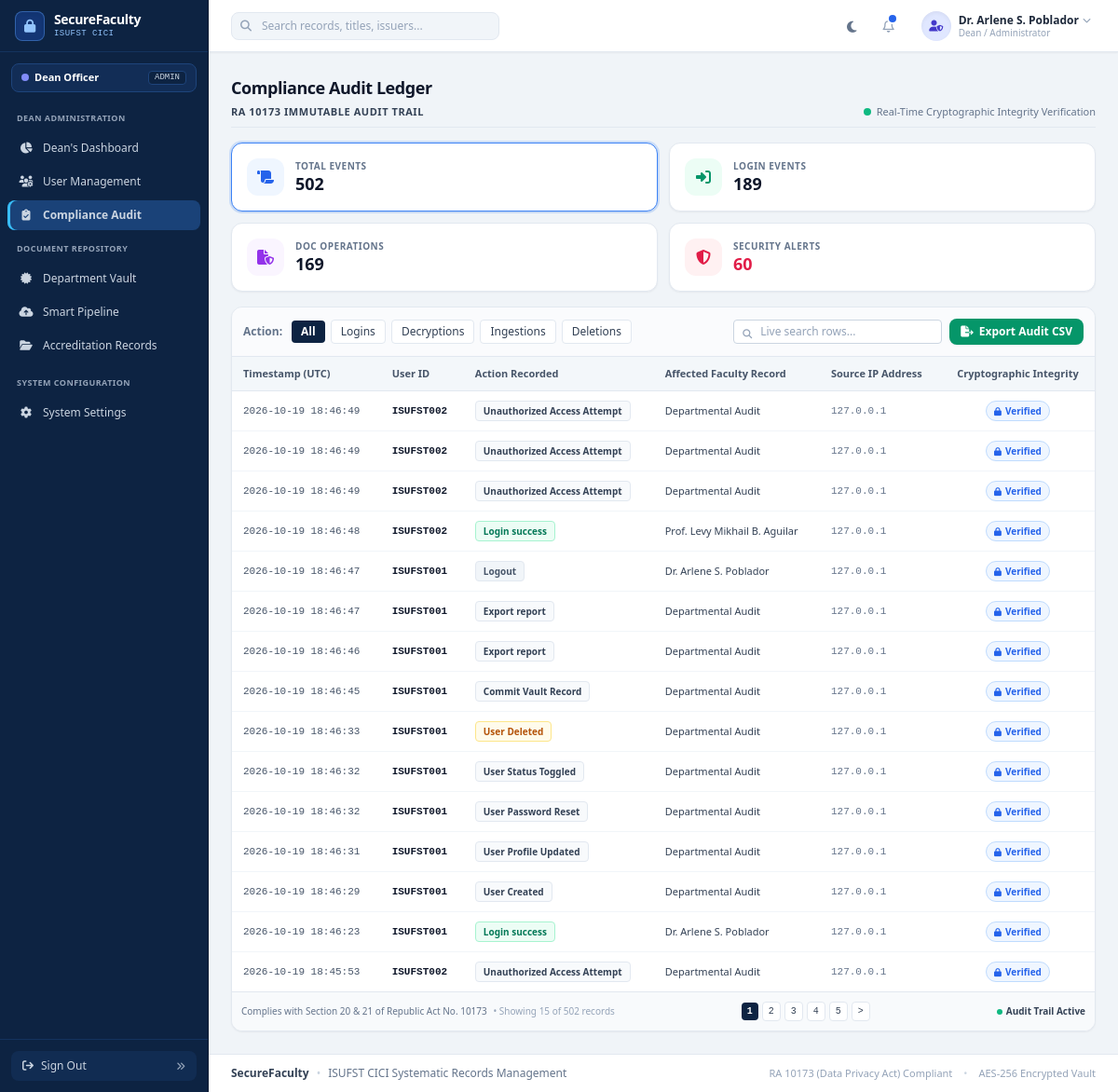
/audit_logs.php (signed in), run on the app's committed database.
### tables this page shows
CREATE TABLE audit_logs (
                id INTEGER PRIMARY KEY AUTOINCREMENT,
                user_id INTEGER,
                username TEXT,
                role TEXT,
                action TEXT NOT NULL,
                target_id INTEGER,
                details TEXT,
                ip_address TEXT,
                user_agent TEXT,
                created_at DATETIME DEFAULT CURRENT_TIMESTAMP
            );

### app/views/audit/index.php (the view, shortened to what the rows shown need)
<?php
$displayLogs = $displayLogs ?? [];
$facultyLookup = $facultyLookup ?? [];
require_once __DIR__ . '/../layouts/layout_start.php';
?>
<div>
    <h1 class="text-lg font-extrabold text-slate-900 dark:text-white tracking-tight">Compliance Audit Ledger</h1>
</div>
<div class="bg-white dark:bg-[#111c36] rounded-xl border border-slate-200 dark:border-slate-800 shadow-sm overflow-hidden flex flex-col">
    <div class="overflow-x-auto flex-1">
        <table class="w-full text-left text-xs border-collapse" id="auditTable">
            <thead>
                <tr class="bg-slate-100/80 dark:bg-slate-900 text-slate-600 dark:text-slate-400 font-bold text-[11px] border-b border-slate-200 dark:border-slate-800">
                    <th class="py-2.5 px-3 whitespace-nowrap">Timestamp (UTC)</th>
                    <th class="py-2.5 px-3">User ID</th>
                    <th class="py-2.5 px-3">Action Recorded</th>
                    <th class="py-2.5 px-3">Affected Faculty Record</th>
                    <th class="py-2.5 px-3">Source IP Address</th>
                    <th class="py-2.5 px-3 text-center">Cryptographic Integrity</th>
                </tr>
            </thead>
            <tbody class="divide-y divide-slate-100 dark:divide-slate-800 text-[11px]" id="auditTableBody">
                <?php if (empty($displayLogs)): ?>
                    <tr id="emptyAuditRow">
                        <td colspan="6" class="py-10 text-center text-slate-400 dark:text-slate-500">
                            <i class="fa-regular fa-folder-open text-2xl block mb-2 text-slate-300 dark:text-slate-600"></i>
                            No audit transactions found for this filter.
                        </td>
                    </tr>
                <?php else: ?>
                    <?php foreach ($displayLogs as $log): ?>
                        <?php
                            $userId = ($log['role'] === 'dean')
                                ? 'ISUFST001'
                                : 'ISUFST' . str_pad($log['user_id'] ?? '02', 3, '0', STR_PAD_LEFT);
                            $actionRaw = $log['action'];
                            $actionMap = [
                                'LOGIN_SUCCESS' => 'Login success',
                                'LOGIN_FAILED' => 'Login failed',
                                'LOGOUT' => 'Logout',
                                'VIEW_DOCUMENT' => 'View document',
                                'DOWNLOAD_DOCUMENT' => 'Download document',
                                'ARCHIVE_DOCUMENT' => 'Archive document',
                                'DELETE_DOCUMENT' => 'Delete document',
                                'OCR_EXTRACT' => 'Ocr extract',
                                'EXPORT_REPORT' => 'Export report',
                            ];
                            $actionLabel = $actionMap[$actionRaw] ?? ucwords(strtolower(str_replace('_', ' ', $actionRaw)));
                            $actionColor = match(true) {
                                str_contains($actionRaw, 'LOGIN_SUCCESS') => 'text-emerald-700 dark:text-emerald-300 bg-emerald-50 dark:bg-emerald-950/40 border-emerald-200 dark:border-emerald-800/60',
                                str_contains($actionRaw, 'LOGIN_FAILED') => 'text-rose-700 dark:text-rose-300 bg-rose-50 dark:bg-rose-950/40 border-rose-200 dark:border-rose-800/60',
                                str_contains($actionRaw, 'LOGOUT') => 'text-slate-600 dark:text-slate-400 bg-slate-100 dark:bg-slate-800 border-slate-200 dark:border-slate-700',
                                str_contains($actionRaw, 'ARCHIVE') => 'text-purple-700 dark:text-purple-300 bg-purple-50 dark:bg-purple-950/40 border-purple-200 dark:border-purple-800/60',
                                str_contains($actionRaw, 'DELETE') => 'text-amber-700 dark:text-amber-300 bg-amber-50 dark:bg-amber-950/40 border-amber-200 dark:border-amber-800/60',
                                str_contains($actionRaw, 'VIEW') || str_contains($actionRaw, 'DOWNLOAD') => 'text-blue-700 dark:text-blue-300 bg-blue-50 dark:bg-blue-950/40 border-blue-200 dark:border-blue-800/60',
                                str_contains($actionRaw, 'OCR') => 'text-cyan-700 dark:text-cyan-300 bg-cyan-50 dark:bg-cyan-950/40 border-cyan-200 dark:border-cyan-800/60',
                                default => 'text-slate-700 dark:text-slate-300 bg-slate-50 dark:bg-slate-800 border-slate-200 dark:border-slate-700',
                            };
                            $affectedRecord = $facultyLookup[$log['target_id'] ?? 0] ?? 'Departmental Audit';
                        ?>
                        <tr class="hover:bg-slate-50/70 dark:hover:bg-slate-800/40 transition-colors audit-log-row"
                            data-search="<?= strtolower($log['created_at'] . ' ' . $userId . ' ' . $actionLabel . ' ' . $affectedRecord . ' ' . $log['ip_address']) ?>">
                            <td class="py-2.5 px-3 text-slate-600 dark:text-slate-400 font-mono whitespace-nowrap"><?= htmlspecialchars($log['created_at']) ?></td>
                            <td class="py-2.5 px-3 font-bold text-slate-900 dark:text-white font-mono"><?= htmlspecialchars($userId) ?></td>
                            <td class="py-2.5 px-3">
                                <span class="inline-block px-2 py-0.5 rounded text-[10px] font-semibold border <?= $actionColor ?>">
                                    <?= htmlspecialchars($actionLabel) ?>
                                </span>
                            </td>
                            <td class="py-2.5 px-3 text-slate-700 dark:text-slate-300 font-medium"><?= htmlspecialchars($affectedRecord) ?></td>
                            <td class="py-2.5 px-3 text-slate-500 dark:text-slate-400 font-mono"><?= htmlspecialchars($log['ip_address']) ?></td>
                            <td class="py-2.5 px-3 text-center">
                                <span class="inline-flex items-center gap-1 text-[10px] text-blue-600 dark:text-blue-400 font-semibold bg-blue-50 dark:bg-blue-950/40 px-2 py-0.5 rounded-full border border-blue-200 dark:border-blue-800/60" title="Chained immutable log entry">
                                    <i class="fa-solid fa-lock text-[9px]"></i>
                                    <span>Verified</span>
                                </span>
                            </td>
                        </tr>
                    <?php endforeach; ?>
                <?php endif; ?>
            </tbody>
        </table>
    </div>
</div>
<?php require_once __DIR__ . '/../layouts/layout_end.php'; ?>

### data on the page
audit_logs: created_at "2026-10-19 18:46:49", userId "ISUFST002", action "Unauthorized Access Attempt", target "Departmental Audit", ip_address "127.0.0.1"
audit_logs: created_at "2026-10-19 18:46:49", userId "ISUFST002", action "Unauthorized Access Attempt", target "Departmental Audit", ip_address "127.0.0.1"
audit_logs: created_at "2026-10-19 18:46:49", userId "ISUFST002", action "Unauthorized Access Attempt", target "Departmental Audit", ip_address "127.0.0.1"
audit_logs: created_at "2026-10-19 18:46:48", userId "ISUFST002", action "Login success", target "Prof. Levy Mikhail B. Aguilar", ip_address "127.0.0.1"
audit_logs: created_at "2026-10-19 18:46:47", role "ISUFST001", action "Logout", target "Dr. Arlene S. Poblador", ip_address "127.0.0.1"
audit_logs: created_at "2026-10-19 18:46:47", role "ISUFST001", action "Export report", target "Departmental Audit", ip_address "127.0.0.1"
audit_logs: created_at "2026-10-19 18:46:46", role "ISUFST001", action "Export report", target "Departmental Audit", ip_address "127.0.0.1"
audit_logs: created_at "2026-10-19 18:46:45", role "ISUFST001", action "Commit Vault Record", target "Departmental Audit", ip_address "127.0.0.1"
audit_logs: created_at "2026-10-19 18:46:33", role "ISUFST001", action "User Deleted", target "Departmental Audit", ip_address "127.0.0.1"
audit_logs: created_at "2026-10-19 18:46:32", role "ISUFST001", action "User Status Toggled", target "Departmental Audit", ip_address "127.0.0.1"
audit_logs: created_at "2026-10-19 18:46:32", role "ISUFST001", action "User Password Reset", target "Departmental Audit", ip_address "127.0.0.1"
audit_logs: created_at "2026-10-19 18:46:31", role "ISUFST001", action "User Profile Updated", target "Departmental Audit", ip_address "127.0.0.1"
audit_logs: created_at "2026-10-19 18:46:29", role "ISUFST001", action "User Created", target "Departmental Audit", ip_address "127.0.0.1"
audit_logs: created_at "2026-10-19 18:46:23", role "ISUFST001", action "Login success", target "Dr. Arlene S. Poblador", ip_address "127.0.0.1"
audit_logs: created_at "2026-10-19 18:45:53", userId "ISUFST002", action "Unauthorized Access Attempt", target "Departmental Audit", ip_address "127.0.0.1"

### other printed values
$currentUser['full_name'] "Dr. Arlene S. Poblador"
$statTotal "502"
$statLogins "189"
$statDocs "169"
$statAlerts "60"
count($displayLogs) "15"
$totalLogs "502"
